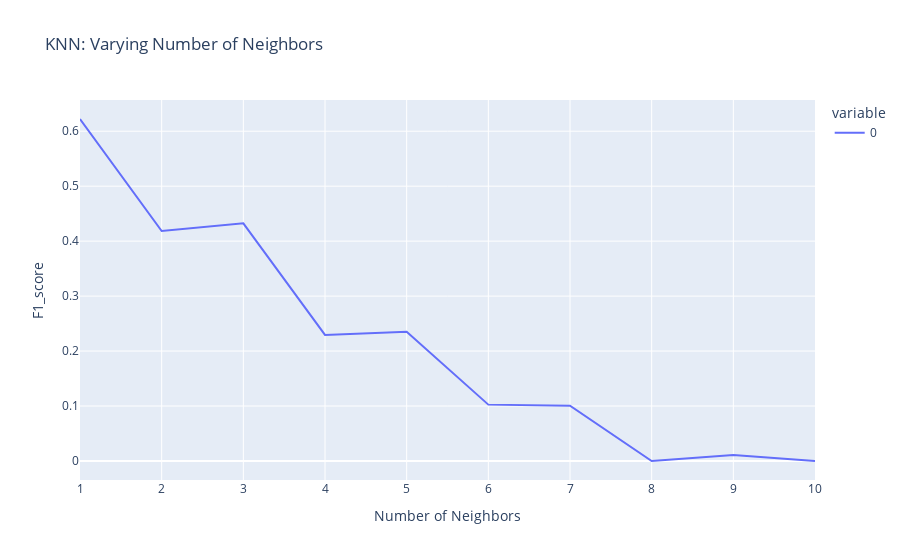

Source (notebook cell):
### Code cell
# grapph of train and test accuracies
px.line(accuracies, title='KNN: Varying Number of Neighbors', labels={'index': 'Number of Neighbors', 'value': 'F1_score'})

### Figure 1 — Plotly figure (JSON) as saved in the notebook; plotly's stock layout.template omitted (floating-point values rounded to 4 significant figures)
{"data": [{"hovertemplate": "variable=0<br>Number of Neighbors=%{x}<br>F1_score=%{y}<extra></extra>", "legendgroup": "0", "line": {"color": "#636efa", "dash": "solid"}, "marker": {"symbol": "circle"}, "mode": "lines", "name": "0", "orientation": "v", "showlegend": true, "type": "scatter", "x": [1, 2, 3, 4, 5, 6, 7, 8, 9, 10], "xaxis": "x", "y": [0.6222, 0.4184, 0.4324, 0.2294, 0.2353, 0.1026, 0.1005, 0, 0.01075, 0], "yaxis": "y"}], "layout": {"legend": {"title": {"text": "variable"}, "tracegroupgap": 0}, "title": {"text": "KNN: Varying Number of Neighbors"}, "xaxis": {"anchor": "y", "domain": [0, 1], "title": {"text": "Number of Neighbors"}}, "yaxis": {"anchor": "x", "domain": [0, 1], "title": {"text": "F1_score"}}}}
